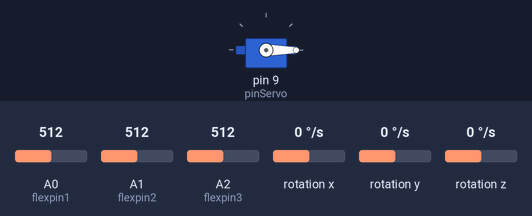
This sketch was run on a simulated Arduino Uno, built with avr-gcc and run on an emulated ATmega328P. Parts: servo. Wiring (inferred from the names in the program): L3G4200D gyroscope at I2C address 0x69. The test bench sets the inputs (shaded band); at power-on: A0 (flexpin1) = 512, A1 (flexpin2) = 512, A2 (flexpin3) = 512, rotation x 0 °/s, rotation y 0 °/s, rotation z 0 °/s. What the sketch prints to the serial monitor is not drawn.

Above: at 2.7 s.
2.8 s: A0 (flexpin1) set to 785
At 3.2 s:
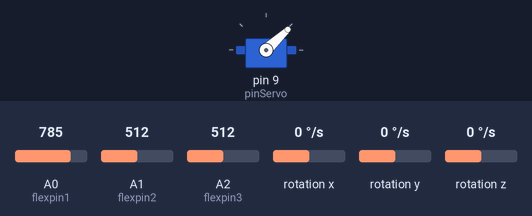
4.3 s: A0 (flexpin1) set to 805
At 5.4 s:
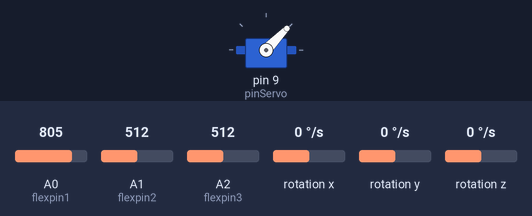
7.3 s: A0 (flexpin1) set to 716
At 7.9 s:
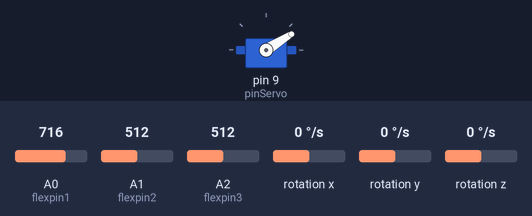
8.8 s: A0 (flexpin1) set to 992
At 10.0 s:
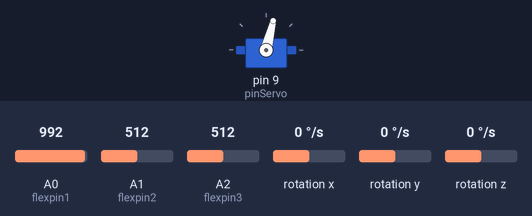
10.3 s: A1 (flexpin2) set to 790
13.3 s: A1 (flexpin2) set to 818
At 13.6 s:
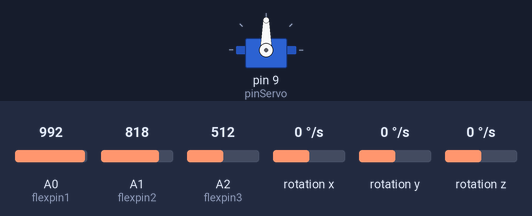
Timing chart, 0 to 17.3 s (numbered marks = the images above; inputs shaded):
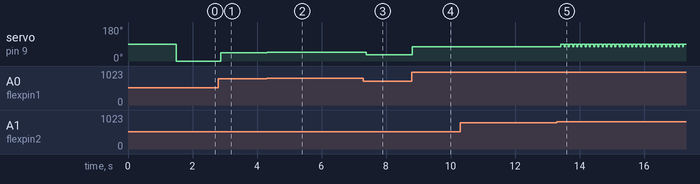

Measured:
- the behaviour switches between 799 and 800 on A1 (flexpin2) (found by bisection; images 4 and 5)
- after the input at 2.8 s, servo on pin 9 (pinServo): 0° → 43° after 0.08 s
- after the input at 4.3 s, servo on pin 9 (pinServo): 43° → 46° at once
- after the input at 7.3 s, servo on pin 9 (pinServo): 46° → 32° after 0.08 s
- after the input at 8.8 s, servo on pin 9 (pinServo): 32° → 76° at once
- after the input at 10.3 s, every drawn part: stays the same
- after the input at 13.3 s, servo on pin 9 (pinServo): alternates 90° for 0.10 s and 76° for 0.03 s, starting after 0.12 s

The sketch:

flex_gyro_servo.ino
```cpp
#include <Wire.h>
#include <Servo.h>

#define CTRL_REG1 0x20
#define CTRL_REG2 0x21
#define CTRL_REG3 0x22
#define CTRL_REG4 0x23
#define CTRL_REG5 0x24

int pinServo = 9;

int L3G4200D_Address = 105; //I2C address of the L3G4200D

int x;
int y;
int z;

int flexpin1 = A0;
int flexpin2 = A1;
int flexpin3 = A2;

Servo myServo;

void setup(){

Wire.begin();
 Serial.begin(9600);

 myServo.attach(pinServo);

Serial.println("starting up L3G4200D");
 setupL3G4200D(2000); // Configure L3G4200 - 250, 500 or 2000 deg/sec
delay(1500);
}

void loop(){

  int flexVal1;
  int flexVal2;
  int flexVal3;

  flexVal1 = analogRead(flexpin1);
  flexVal2 = analogRead(flexpin2);
  flexVal3 = analogRead(flexpin3);

 flexVal1 = map(flexVal1, 180, 290, 0, 180);
  myServo.write(flexVal1);
  delay(10);

 getGyroValues(); // This will update x, y, and z with new values

Serial.print("   플렉스1: ");
Serial.print(flexVal1);
Serial.print("   플렉스2: ");
Serial.print(flexVal2);
Serial.print("   플렉스3: ");
Serial.print(flexVal3);

Serial.print("   X축:");
 Serial.print(x);
 Serial.print("  Y축:");
 Serial.print(y);
Serial.print("  Z축:");
 Serial.println(z);

if(flexVal1 >= 1000 && flexVal2 >= 800){
  myServo.write(90);

delay(100); //Just here to slow down the serial to make it more readable

}
}

void getGyroValues(){

byte xMSB = readRegister(L3G4200D_Address, 0x29);
 byte xLSB = readRegister(L3G4200D_Address, 0x28);
 x = ((xMSB << 8) | xLSB);

byte yMSB = readRegister(L3G4200D_Address, 0x2B);
 byte yLSB = readRegister(L3G4200D_Address, 0x2A);
 y = ((yMSB << 8) | yLSB);

byte zMSB = readRegister(L3G4200D_Address, 0x2D);
 byte zLSB = readRegister(L3G4200D_Address, 0x2C);
 z = ((zMSB << 8) | zLSB);
}

int setupL3G4200D(int scale){
 //From Jim Lindblom of Sparkfun's code

// Enable x, y, z and turn off power down:
 writeRegister(L3G4200D_Address, CTRL_REG1, 0b00001111);

// If you'd like to adjust/use the HPF, you can edit the line below to configure CTRL_REG2:
 writeRegister(L3G4200D_Address, CTRL_REG2, 0b00000000);

// Configure CTRL_REG3 to generate data ready interrupt on INT2
 // No interrupts used on INT1, if you'd like to configure INT1
 // or INT2 otherwise, consult the datasheet:
 writeRegister(L3G4200D_Address, CTRL_REG3, 0b00001000);

// CTRL_REG4 controls the full-scale range, among other things:

if(scale == 250){
 writeRegister(L3G4200D_Address, CTRL_REG4, 0b00000000);
 }else if(scale == 500){
 writeRegister(L3G4200D_Address, CTRL_REG4, 0b00010000);
 }else{
 writeRegister(L3G4200D_Address, CTRL_REG4, 0b00110000);
 }

// CTRL_REG5 controls high-pass filtering of outputs, use it
 // if you'd like:
 writeRegister(L3G4200D_Address, CTRL_REG5, 0b00000000);
}

void writeRegister(int deviceAddress, byte address, byte val) {
 Wire.beginTransmission(deviceAddress); // start transmission to device
 Wire.write(address); // send register address
 Wire.write(val); // send value to write
 Wire.endTransmission(); // end transmission
}

int readRegister(int deviceAddress, byte address){

int v;
 Wire.beginTransmission(deviceAddress);
 Wire.write(address); // register to read
 Wire.endTransmission();

Wire.requestFrom(deviceAddress, 1); // read a byte

while(!Wire.available()) {
 // waiting
 }

v = Wire.read();
 return v;
}
```
